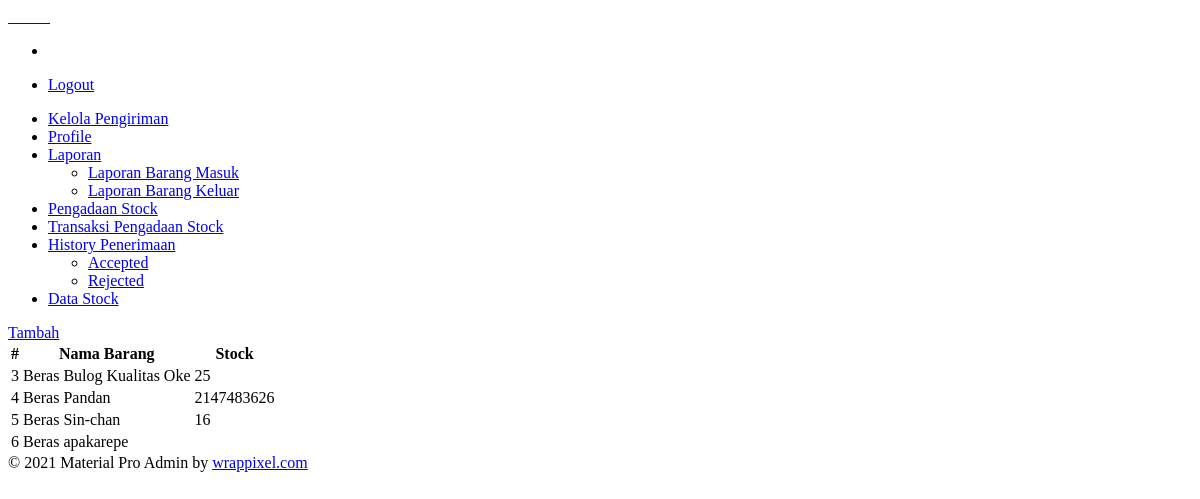
Page /gudang/index.php?page=datastock (signed in) on the earlier database version.
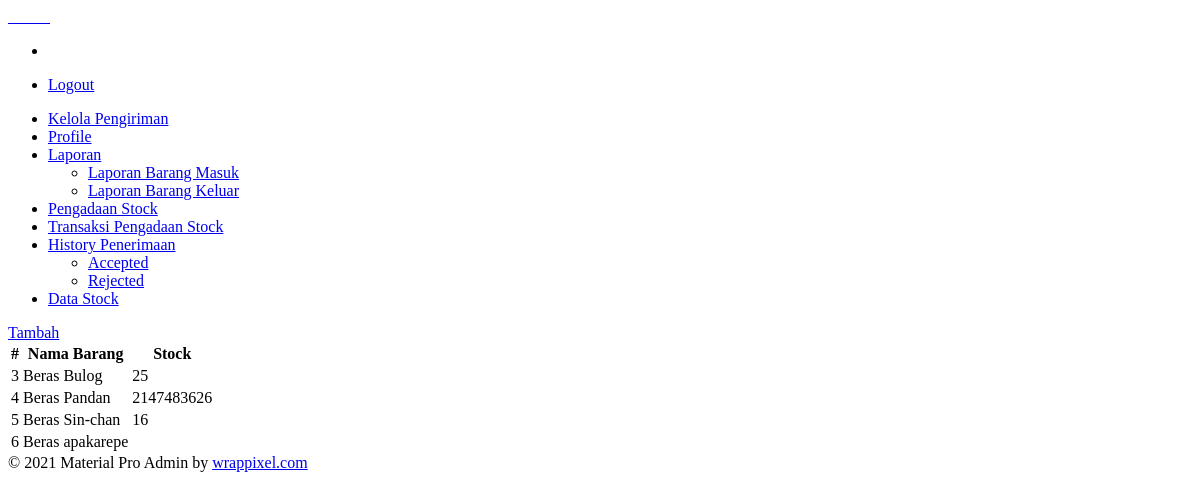
Same page on the later database version.
### tables this page shows
CREATE TABLE `tb_barang` (
  `Id_barang` int(11) NOT NULL,
  `Nama_barang` varchar(40) NOT NULL,
  `stock` int(11) DEFAULT NULL,
  `harga_beli` double NOT NULL,
  `harga` double NOT NULL,
  `gambar` varchar(100) DEFAULT NULL
);

### gudang/datastock/index.php (the view, shortened to what this page needs)
<a class='btn btn-success' href='/ricemil/gudang/index.php?page=pengadaanstock&modul=add'>Tambah</a>
<table class="table user-table">
  <thead>
      <tr>
          <th class="border-top-0">#</th>
          <th class="border-top-0">Nama Barang</th>
          <th class="border-top-0">Stock</th>
      </tr>
  </thead>
  <tbody>
      <?php
          $query="SELECT tb.* FROM tb_barang tb";
          $result=mysqli_query($conn,$query);
          while($row=mysqli_fetch_assoc($result)){
              ?>
              <tr>
                  <td><?php echo $row['Id_barang']?></td>
                  <td><?php echo $row['Nama_barang']?></td>
                  <td><?php echo $row['stock']?></td>
              </tr>
      <?php
          }
      ?>
  </tbody>
</table>

Differences in the rows shown:
changed tb_barang id 3: Nama_barang "Beras Bulog Kualitas Oke" → "Beras Bulog"
